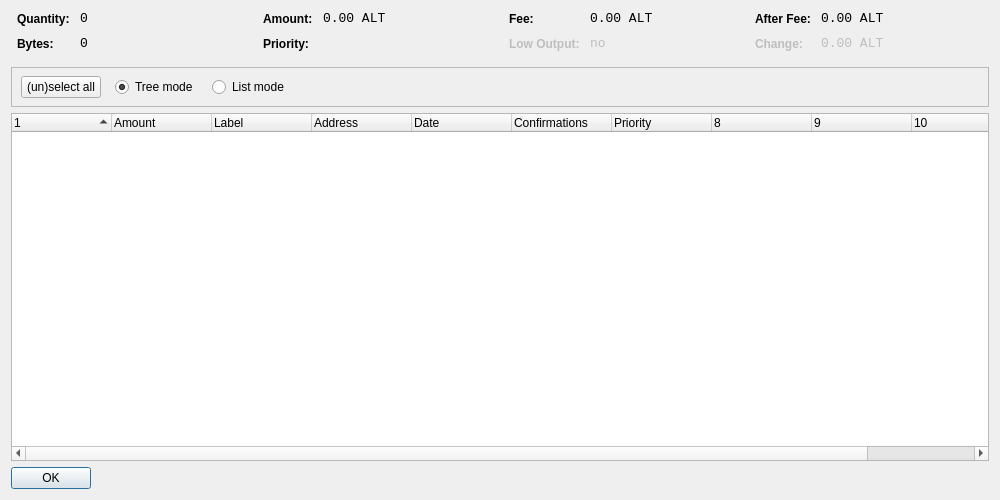
<?xml version="1.0" encoding="UTF-8"?>
<ui version="4.0">
 <class>CoinControlDialog</class>
 <widget class="QDialog" name="CoinControlDialog">
  <property name="geometry">
   <rect>
    <x>0</x>
    <y>0</y>
    <width>1000</width>
    <height>500</height>
   </rect>
  </property>
  <property name="windowTitle">
   <string>Coin Control</string>
  </property>
  <layout class="QVBoxLayout" name="verticalLayout">
   <item>
    <layout class="QHBoxLayout" name="horizontalLayoutTop" stretch="0,0,0,0">
     <property name="topMargin">
      <number>0</number>
     </property>
     <property name="bottomMargin">
      <number>10</number>
     </property>
     <item>
      <layout class="QFormLayout" name="formLayoutCoinControl1">
       <property name="horizontalSpacing">
        <number>10</number>
       </property>
       <property name="verticalSpacing">
        <number>10</number>
       </property>
       <property name="leftMargin">
        <number>6</number>
       </property>
       <property name="rightMargin">
        <number>6</number>
       </property>
       <item row="0" column="0">
        <widget class="QLabel" name="labelCoinControlQuantityText">
         <property name="styleSheet">
          <string notr="true">font-weight:bold;</string>
         </property>
         <property name="text">
          <string>Quantity:</string>
         </property>
        </widget>
       </item>
       <item row="0" column="1">
        <widget class="QLabel" name="labelCoinControlQuantity">
         <property name="font">
          <font>
           <family>Monospace</family>
           <pointsize>10</pointsize>
          </font>
         </property>
         <property name="cursor">
          <cursorShape>IBeamCursor</cursorShape>
         </property>
         <property name="contextMenuPolicy">
          <enum>Qt::ActionsContextMenu</enum>
         </property>
         <property name="text">
          <string notr="true">0</string>
         </property>
         <property name="textInteractionFlags">
          <set>Qt::LinksAccessibleByMouse|Qt::TextSelectableByKeyboard|Qt::TextSelectableByMouse</set>
         </property>
        </widget>
       </item>
       <item row="1" column="0">
        <widget class="QLabel" name="labelCoinControlBytesText">
         <property name="styleSheet">
          <string notr="true">font-weight:bold;</string>
         </property>
         <property name="text">
          <string>Bytes:</string>
         </property>
        </widget>
       </item>
       <item row="1" column="1">
        <widget class="QLabel" name="labelCoinControlBytes">
         <property name="font">
          <font>
           <family>Monospace</family>
           <pointsize>10</pointsize>
          </font>
         </property>
         <property name="cursor">
          <cursorShape>IBeamCursor</cursorShape>
         </property>
         <property name="contextMenuPolicy">
          <enum>Qt::ActionsContextMenu</enum>
         </property>
         <property name="text">
          <string notr="true">0</string>
         </property>
         <property name="textInteractionFlags">
          <set>Qt::LinksAccessibleByMouse|Qt::TextSelectableByKeyboard|Qt::TextSelectableByMouse</set>
         </property>
        </widget>
       </item>
      </layout>
     </item>
     <item>
      <layout class="QFormLayout" name="formLayoutCoinControl2">
       <property name="horizontalSpacing">
        <number>10</number>
       </property>
       <property name="verticalSpacing">
        <number>10</number>
       </property>
       <property name="leftMargin">
        <number>6</number>
       </property>
       <property name="rightMargin">
        <number>6</number>
       </property>
       <item row="0" column="0">
        <widget class="QLabel" name="labelCoinControlAmountText">
         <property name="styleSheet">
          <string notr="true">font-weight:bold;</string>
         </property>
         <property name="text">
          <string>Amount:</string>
         </property>
        </widget>
       </item>
       <item row="0" column="1">
        <widget class="QLabel" name="labelCoinControlAmount">
         <property name="font">
          <font>
           <family>Monospace</family>
           <pointsize>10</pointsize>
          </font>
         </property>
         <property name="cursor">
          <cursorShape>IBeamCursor</cursorShape>
         </property>
         <property name="contextMenuPolicy">
          <enum>Qt::ActionsContextMenu</enum>
         </property>
         <property name="text">
          <string notr="true">0.00 ALT</string>
         </property>
         <property name="textInteractionFlags">
          <set>Qt::LinksAccessibleByMouse|Qt::TextSelectableByKeyboard|Qt::TextSelectableByMouse</set>
         </property>
        </widget>
       </item>
       <item row="1" column="0">
        <widget class="QLabel" name="labelCoinControlPriorityText">
         <property name="styleSheet">
          <string notr="true">font-weight:bold;</string>
         </property>
         <property name="text">
          <string>Priority:</string>
         </property>
        </widget>
       </item>
       <item row="1" column="1">
        <widget class="QLabel" name="labelCoinControlPriority">
         <property name="font">
          <font>
           <family>Monospace</family>
           <pointsize>10</pointsize>
          </font>
         </property>
         <property name="cursor">
          <cursorShape>IBeamCursor</cursorShape>
         </property>
         <property name="contextMenuPolicy">
          <enum>Qt::ActionsContextMenu</enum>
         </property>
         <property name="text">
          <string/>
         </property>
         <property name="textInteractionFlags">
          <set>Qt::LinksAccessibleByMouse|Qt::TextSelectableByKeyboard|Qt::TextSelectableByMouse</set>
         </property>
        </widget>
       </item>
      </layout>
     </item>
     <item>
      <layout class="QFormLayout" name="formLayoutCoinControl3">
       <property name="horizontalSpacing">
        <number>10</number>
       </property>
       <property name="verticalSpacing">
        <number>10</number>
       </property>
       <property name="leftMargin">
        <number>6</number>
       </property>
       <property name="rightMargin">
        <number>6</number>
       </property>
       <item row="0" column="0">
        <widget class="QLabel" name="labelCoinControlFeeText">
         <property name="styleSheet">
          <string notr="true">font-weight:bold;</string>
         </property>
         <property name="text">
          <string>Fee:</string>
         </property>
        </widget>
       </item>
       <item row="0" column="1">
        <widget class="QLabel" name="labelCoinControlFee">
         <property name="font">
          <font>
           <family>Monospace</family>
           <pointsize>10</pointsize>
          </font>
         </property>
         <property name="cursor">
          <cursorShape>IBeamCursor</cursorShape>
         </property>
         <property name="contextMenuPolicy">
          <enum>Qt::ActionsContextMenu</enum>
         </property>
         <property name="text">
          <string notr="true">0.00 ALT</string>
         </property>
         <property name="textInteractionFlags">
          <set>Qt::LinksAccessibleByMouse|Qt::TextSelectableByKeyboard|Qt::TextSelectableByMouse</set>
         </property>
        </widget>
       </item>
       <item row="1" column="0">
        <widget class="QLabel" name="labelCoinControlLowOutputText">
         <property name="enabled">
          <bool>false</bool>
         </property>
         <property name="styleSheet">
          <string notr="true">font-weight:bold;</string>
         </property>
         <property name="text">
          <string>Low Output:</string>
         </property>
        </widget>
       </item>
       <item row="1" column="1">
        <widget class="QLabel" name="labelCoinControlLowOutput">
         <property name="enabled">
          <bool>false</bool>
         </property>
         <property name="font">
          <font>
           <family>Monospace</family>
           <pointsize>10</pointsize>
          </font>
         </property>
         <property name="cursor">
          <cursorShape>IBeamCursor</cursorShape>
         </property>
         <property name="contextMenuPolicy">
          <enum>Qt::ActionsContextMenu</enum>
         </property>
         <property name="text">
          <string notr="true">no</string>
         </property>
         <property name="textInteractionFlags">
          <set>Qt::LinksAccessibleByMouse|Qt::TextSelectableByKeyboard|Qt::TextSelectableByMouse</set>
         </property>
        </widget>
       </item>
      </layout>
     </item>
     <item>
      <layout class="QFormLayout" name="formLayoutCoinControl4">
       <property name="horizontalSpacing">
        <number>10</number>
       </property>
       <property name="verticalSpacing">
        <number>10</number>
       </property>
       <property name="leftMargin">
        <number>6</number>
       </property>
       <property name="rightMargin">
        <number>6</number>
       </property>
       <item row="0" column="0">
        <widget class="QLabel" name="labelCoinControlAfterFeeText">
         <property name="styleSheet">
          <string notr="true">font-weight:bold;</string>
         </property>
         <property name="text">
          <string>After Fee:</string>
         </property>
        </widget>
       </item>
       <item row="0" column="1">
        <widget class="QLabel" name="labelCoinControlAfterFee">
         <property name="font">
          <font>
           <family>Monospace</family>
           <pointsize>10</pointsize>
          </font>
         </property>
         <property name="cursor">
          <cursorShape>IBeamCursor</cursorShape>
         </property>
         <property name="contextMenuPolicy">
          <enum>Qt::ActionsContextMenu</enum>
         </property>
         <property name="text">
          <string notr="true">0.00 ALT</string>
         </property>
         <property name="textInteractionFlags">
          <set>Qt::LinksAccessibleByMouse|Qt::TextSelectableByKeyboard|Qt::TextSelectableByMouse</set>
         </property>
        </widget>
       </item>
       <item row="1" column="0">
        <widget class="QLabel" name="labelCoinControlChangeText">
         <property name="enabled">
          <bool>false</bool>
         </property>
         <property name="styleSheet">
          <string notr="true">font-weight:bold;</string>
         </property>
         <property name="text">
          <string>Change:</string>
         </property>
        </widget>
       </item>
       <item row="1" column="1">
        <widget class="QLabel" name="labelCoinControlChange">
         <property name="enabled">
          <bool>false</bool>
         </property>
         <property name="font">
          <font>
           <family>Monospace</family>
           <pointsize>10</pointsize>
          </font>
         </property>
         <property name="cursor">
          <cursorShape>IBeamCursor</cursorShape>
         </property>
         <property name="contextMenuPolicy">
          <enum>Qt::ActionsContextMenu</enum>
         </property>
         <property name="text">
          <string notr="true">0.00 ALT</string>
         </property>
         <property name="textInteractionFlags">
          <set>Qt::LinksAccessibleByMouse|Qt::TextSelectableByKeyboard|Qt::TextSelectableByMouse</set>
         </property>
        </widget>
       </item>
      </layout>
     </item>
    </layout>
   </item>
   <item>
    <widget class="QFrame" name="frame">
     <property name="minimumSize">
      <size>
       <width>0</width>
       <height>40</height>
      </size>
     </property>
     <property name="frameShape">
      <enum>QFrame::StyledPanel</enum>
     </property>
     <property name="frameShadow">
      <enum>QFrame::Sunken</enum>
     </property>
     <widget class="QWidget" name="horizontalLayoutWidget">
      <property name="geometry">
       <rect>
        <x>10</x>
        <y>0</y>
        <width>781</width>
        <height>41</height>
       </rect>
      </property>
      <layout class="QHBoxLayout" name="horizontalLayoutPanel" stretch="0,0,0,0,0">
       <property name="spacing">
        <number>14</number>
       </property>
       <item>
        <widget class="QPushButton" name="pushButtonSelectAll">
         <property name="sizePolicy">
          <sizepolicy hsizetype="Maximum" vsizetype="Fixed">
           <horstretch>0</horstretch>
           <verstretch>0</verstretch>
          </sizepolicy>
         </property>
         <property name="text">
          <string>(un)select all</string>
         </property>
        </widget>
       </item>
       <item>
        <widget class="QRadioButton" name="radioTreeMode">
         <property name="sizePolicy">
          <sizepolicy hsizetype="Maximum" vsizetype="Fixed">
           <horstretch>0</horstretch>
           <verstretch>0</verstretch>
          </sizepolicy>
         </property>
         <property name="text">
          <string>Tree mode</string>
         </property>
         <property name="checked">
          <bool>true</bool>
         </property>
        </widget>
       </item>
       <item>
        <widget class="QRadioButton" name="radioListMode">
         <property name="sizePolicy">
          <sizepolicy hsizetype="Maximum" vsizetype="Fixed">
           <horstretch>0</horstretch>
           <verstretch>0</verstretch>
          </sizepolicy>
         </property>
         <property name="text">
          <string>List mode</string>
         </property>
        </widget>
       </item>
       <item>
        <spacer name="horizontalSpacer">
         <property name="orientation">
          <enum>Qt::Horizontal</enum>
         </property>
         <property name="sizeHint" stdset="0">
          <size>
           <width>40</width>
           <height>20</height>
          </size>
         </property>
        </spacer>
       </item>
      </layout>
     </widget>
    </widget>
   </item>
   <item>
    <widget class="CoinControlTreeWidget" name="treeWidget">
     <property name="contextMenuPolicy">
      <enum>Qt::CustomContextMenu</enum>
     </property>
     <property name="sortingEnabled">
      <bool>false</bool>
     </property>
     <property name="columnCount">
      <number>11</number>
     </property>
     <attribute name="headerShowSortIndicator" stdset="0">
      <bool>true</bool>
     </attribute>
     <attribute name="headerStretchLastSection">
      <bool>false</bool>
     </attribute>
     <column>
      <property name="text">
       <string/>
      </property>
     </column>
     <column>
      <property name="text">
       <string>Amount</string>
      </property>
     </column>
     <column>
      <property name="text">
       <string>Label</string>
      </property>
     </column>
     <column>
      <property name="text">
       <string>Address</string>
      </property>
     </column>
     <column>
      <property name="text">
       <string>Date</string>
      </property>
     </column>
     <column>
      <property name="text">
       <string>Confirmations</string>
      </property>
      <property name="toolTip">
       <string>Confirmed</string>
      </property>
     </column>
     <column>
      <property name="text">
       <string>Priority</string>
      </property>
     </column>
     <column>
      <property name="text">
       <string/>
      </property>
     </column>
     <column>
      <property name="text">
       <string/>
      </property>
     </column>
     <column>
      <property name="text">
       <string/>
      </property>
     </column>
     <column>
      <property name="text">
       <string/>
      </property>
     </column>
    </widget>
   </item>
   <item>
    <widget class="QDialogButtonBox" name="buttonBox">
     <property name="sizePolicy">
      <sizepolicy hsizetype="Maximum" vsizetype="Fixed">
       <horstretch>0</horstretch>
       <verstretch>0</verstretch>
      </sizepolicy>
     </property>
     <property name="orientation">
      <enum>Qt::Horizontal</enum>
     </property>
     <property name="standardButtons">
      <set>QDialogButtonBox::Ok</set>
     </property>
    </widget>
   </item>
  </layout>
 </widget>
 <customwidgets>
  <customwidget>
   <class>CoinControlTreeWidget</class>
   <extends>QTreeWidget</extends>
   <header>coincontroltreewidget.h</header>
  </customwidget>
 </customwidgets>
 <resources/>
 <connections/>
</ui>
